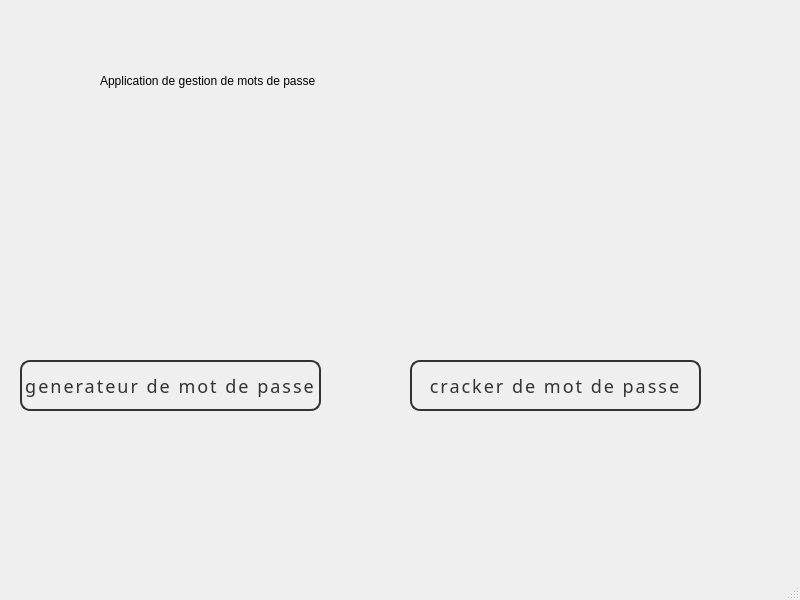
<?xml version="1.0" encoding="UTF-8"?>
<ui version="4.0">
 <class>MainWindow</class>
 <widget class="QMainWindow" name="MainWindow">
  <property name="geometry">
   <rect>
    <x>0</x>
    <y>0</y>
    <width>800</width>
    <height>600</height>
   </rect>
  </property>
  <property name="windowTitle">
   <string>MainWindow</string>
  </property>
  <widget class="QWidget" name="centralwidget">
   <widget class="QPushButton" name="pushButton">
    <property name="geometry">
     <rect>
      <x>20</x>
      <y>360</y>
      <width>301</width>
      <height>51</height>
     </rect>
    </property>
    <property name="styleSheet">
     <string notr="true">
QPushButton{
  display: block;
  width: 200px;
  height: 40px;
  line-height: 40px;
  font-size: 18px;
  font-family:sans-serif;
  text-decoration: none;
  color: #333;
  border: 2px solid #333;
  letter-spacing: 2px;
  text-align: center;
  position: relative;
  transition: all .35s;
  border-radius:10px;
}


QPushButton::after{
  position: absolute;
  content: &quot;&quot;;
  top: 0;
  left: 0;
  width: 0;
  height: 100%;
  background: #ff003b;
  transition: all .35s;
}

QPushButton::hover{
  color: #fff;
  background: rgb(114, 255, 243);
  
}

QPushButton::hover::after{
  width: 100%;
}</string>
    </property>
    <property name="text">
     <string>generateur de mot de passe</string>
    </property>
   </widget>
   <widget class="QPushButton" name="pushButton_2">
    <property name="geometry">
     <rect>
      <x>410</x>
      <y>360</y>
      <width>291</width>
      <height>51</height>
     </rect>
    </property>
    <property name="styleSheet">
     <string notr="true">
QPushButton{
  display: block;
  width: 200px;
  height: 40px;
  line-height: 40px;
  font-size: 18px;
  font-family: sans-serif;
  text-decoration: none;
  color: #333;
  border: 2px solid #333;
  letter-spacing: 2px;
  text-align: center;
  position: relative;
  transition: all .35s;
  border-radius:10px;
}


QPushButton::after{
  position: absolute;
  content: &quot;&quot;;
  top: 0;
  left: 0;
  width: 0;
  height: 100%;
  background: #ff003b;
  transition: all .35s;
}

QPushButton::hover{
  color: #fff;
  background: rgb(114, 255, 243);
  
}

QPushButton::hover::after{
  width: 100%;
}</string>
    </property>
    <property name="text">
     <string>cracker de mot de passe</string>
    </property>
   </widget>
   <widget class="QLabel" name="label">
    <property name="geometry">
     <rect>
      <x>100</x>
      <y>60</y>
      <width>571</width>
      <height>41</height>
     </rect>
    </property>
    <property name="styleSheet">
     <string notr="true">font: 20pt &quot;Lucida Calligraphy&quot;;

</string>
    </property>
    <property name="text">
     <string>Application de gestion de mots de passe</string>
    </property>
   </widget>
   <widget class="QLabel" name="label_2">
    <property name="geometry">
     <rect>
      <x>280</x>
      <y>110</y>
      <width>201</width>
      <height>211</height>
     </rect>
    </property>
    <property name="text">
     <string>&lt;html&gt;&lt;head/&gt;&lt;body&gt;&lt;p&gt;&lt;img src=&quot;:/newPrefix/probleme.PNG&quot;/&gt;&lt;/p&gt;&lt;/body&gt;&lt;/html&gt;</string>
    </property>
   </widget>
  </widget>
  <widget class="QStatusBar" name="statusbar"/>
  <widget class="QMenuBar" name="menubar">
   <property name="geometry">
    <rect>
     <x>0</x>
     <y>0</y>
     <width>800</width>
     <height>20</height>
    </rect>
   </property>
  </widget>
 </widget>
 <resources>
  <include location="../img.qrc"/>
 </resources>
 <connections/>
</ui>
